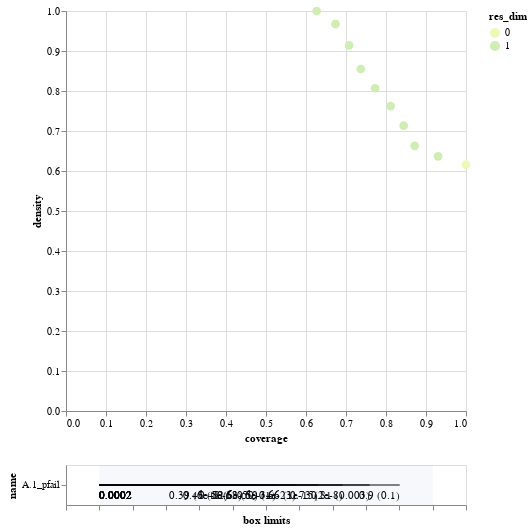

This figure's notebook cell:
### Code cell
# Please run this for an interactive plot
box_damage_0.inspect_tradeoff()

### Figure 1 — Vega-Lite specification as saved in the notebook (floating-point values rounded to 4 significant figures)
{"config": {"view": {"continuousWidth": 400, "continuousHeight": 300}}, "vconcat": [{"data": {"name": "data-ecb5274d321a18c8d2b59a46219b403c"}, "mark": {"type": "circle", "size": 75}, "encoding": {"color": {"type": "ordinal", "field": "res_dim", "scale": {"range": ["#eff9b6", "#d0edb3", "#97d6b9", "#5dc0c0", "#31a5c2", "#1f80b8", "#2354a3", "#21318d"]}}, "opacity": {"condition": {"value": 1, "selection": "selector002"}, "value": 0.4}, "tooltip": [{"type": "ordinal", "field": "id"}, {"type": "quantitative", "field": "coverage", "format": ".2"}, {"type": "quantitative", "field": "density", "format": ".2"}, {"type": "ordinal", "field": "res_dim"}], "x": {"type": "quantitative", "field": "coverage"}, "y": {"type": "quantitative", "field": "density"}}, "height": 400, "selection": {"selector002": {"type": "single", "fields": ["id"]}}, "width": 400}, {"layer": [{"data": {"name": "data-1d8934bea70e165e66708b91245f920c"}, "mark": "rule", "encoding": {"x": {"type": "quantitative", "axis": {"grid": false, "labels": false, "title": "box limits"}, "field": "x_lower", "scale": {"domain": [0, 1], "padding": 0.1}}, "x2": {"field": "x_upper"}, "y": {"type": "nominal", "field": "name", "scale": {"padding": 1.0}}}, "transform": [{"calculate": "(datum.x1-datum.minimum)/(datum.maximum-datum.minimum)", "as": "x_lower"}, {"calculate": "(datum.x2-datum.minimum)/(datum.maximum-datum.minimum)", "as": "x_upper"}, {"filter": {"selection": "selector002"}}], "width": 400}, {"data": {"name": "data-1d8934bea70e165e66708b91245f920c"}, "mark": {"type": "text", "align": "left", "baseline": "top", "dy": 5}, "encoding": {"text": {"type": "ordinal", "field": "text"}, "x": {"type": "quantitative", "axis": {"grid": false, "labels": false, "title": "box limits"}, "field": "x_lower", "scale": {"domain": [0, 1], "padding": 0.1}}, "x2": {"field": "x_upper"}, "y": {"type": "nominal", "field": "name", "scale": {"padding": 1.0}}}, "transform": [{"calculate": "(datum.x1-datum.minimum)/(datum.maximum-datum.minimum)", "as": "x_lower"}, {"calculate": "(datum.x2-datum.minimum)/(datum.maximum-datum.minimum)", "as": "x_upper"}, {"filter": {"selection": "selector002"}}, {"calculate": "datum.qp_lower>0?format(datum.x1, \".2\")+\" (\"+format(datum.qp_lower, \".1~g\")+\")\" :format(datum.x1, \".2\")", "as": "text"}], "width": 400}, {"data": {"name": "data-1d8934bea70e165e66708b91245f920c"}, "mark": {"type": "text", "align": "right", "baseline": "top", "dy": 5}, "encoding": {"text": {"type": "ordinal", "field": "text"}, "x": {"type": "quantitative", "field": "x_upper"}, "x2": {"field": "x_upper"}, "y": {"type": "nominal", "field": "name", "scale": {"padding": 1.0}}}, "transform": [{"calculate": "(datum.x1-datum.minimum)/(datum.maximum-datum.minimum)", "as": "x_lower"}, {"calculate": "(datum.x2-datum.minimum)/(datum.maximum-datum.minimum)", "as": "x_upper"}, {"filter": {"selection": "selector002"}}, {"calculate": "datum.qp_upper>0?format(datum.x2, \".2\")+\" (\"+format(datum.qp_upper, \".1\")+\")\" :format(datum.x2, \".2\")", "as": "text"}], "width": 400}, {"data": {"name": "data-bb8d07f6df3d47a6a475317795287b23"}, "mark": {"type": "rect", "opacity": 0.05}, "encoding": {"x": {"type": "quantitative", "field": "start"}, "x2": {"field": "end"}}}, {"data": {"name": "data-d751713988987e9331980363e24189ce"}, "mark": "point", "encoding": {"x": {"type": "quantitative", "field": "x"}, "y": {"type": "nominal", "field": "name"}}, "transform": [{"filter": {"selection": "selector002"}}], "width": 400}, {"data": {"name": "data-d751713988987e9331980363e24189ce"}, "mark": {"type": "text", "align": "center", "baseline": "top", "dy": 5}, "encoding": {"text": {"type": "nominal", "field": "item"}, "x": {"type": "quantitative", "field": "x"}, "y": {"type": "nominal", "field": "name"}}, "transform": [{"filter": {"selection": "selector002"}}], "width": 400}]}], "$schema": "https://vega.github.io/schema/vega-lite/v4.8.1.json", "datasets": {"data-ecb5274d321a18c8d2b59a46219b403c": [{"coverage": 1.0, "density": 0.616, "id": 0, "mass": 1.0, "mean": 0.616, "res_dim": 0}, {"coverage": 0.9302, "density": 0.6367, "id": 1, "mass": 0.9, "mean": 0.6367, "res_dim": 1}, {"coverage": 0.8718, "density": 0.663, "id": 2, "mass": 0.81, "mean": 0.663, "res_dim": 1}, {"coverage": 0.8442, "density": 0.7133, "id": 3, "mass": 0.729, "mean": 0.7133, "res_dim": 1}, {"coverage": 0.8117, "density": 0.7622, "id": 4, "mass": 0.656, "mean": 0.7622, "res_dim": 1}, {"coverage": 0.7727, "density": 0.8068, "id": 5, "mass": 0.59, "mean": 0.8068, "res_dim": 1}, {"coverage": 0.737, "density": 0.855, "id": 6, "mass": 0.531, "mean": 0.855, "res_dim": 1}, {"coverage": 0.7078, "density": 0.914, "id": 7, "mass": 0.477, "mean": 0.914, "res_dim": 1}, {"coverage": 0.6737, "density": 0.9674, "id": 8, "mass": 0.429, "mean": 0.9674, "res_dim": 1}, {"coverage": 0.6266, "density": 1.0, "id": 9, "mass": 0.386, "mean": 1.0, "res_dim": 1}], "data-1d8934bea70e165e66708b91245f920c": [{"x1": 0.0002001, "x2": 0.9004, "name": "A.1_pfail", "id": 1, "minimum": 0.0002001, "maximum": 0.9991, "qp_lower": -1.0, "qp_upper": 0.1071}, {"x1": 0.0002001, "x2": 0.8099, "name": "A.1_pfail", "id": 2, "minimum": 0.0002001, "maximum": 0.9991, "qp_lower": -1.0, "qp_upper": 0.003147}, {"x1": 0.0002001, "x2": 0.7292, "name": "A.1_pfail", "id": 3, "minimum": 0.0002001, "maximum": 0.9991, "qp_lower": -1.0, "qp_upper": 2.272e-08}, {"x1": 0.0002001, "x2": 0.6562, "name": "A.1_pfail", "id": 4, "minimum": 0.0002001, "maximum": 0.9991, "qp_lower": -1.0, "qp_upper": 1.21e-15}, {"x1": 0.0002001, "x2": 0.5898, "name": "A.1_pfail", "id": 5, "minimum": 0.0002001, "maximum": 0.9991, "qp_lower": -1.0, "qp_upper": 1.137e-23}, {"x1": 0.0002001, "x2": 0.5308, "name": "A.1_pfail", "id": 6, "minimum": 0.0002001, "maximum": 0.9991, "qp_lower": -1.0, "qp_upper": 5.663e-34}, {"x1": 0.0002001, "x2": 0.4769, "name": "A.1_pfail", "id": 7, "minimum": 0.0002001, "maximum": 0.9991, "qp_lower": -1.0, "qp_upper": 6.478e-50}, {"x1": 0.0002001, "x2": 0.4287, "name": "A.1_pfail", "id": 8, "minimum": 0.0002001, "maximum": 0.9991, "qp_lower": -1.0, "qp_upper": 5.029e-68}, {"x1": 0.0002001, "x2": 0.386, "name": "A.1_pfail", "id": 9, "minimum": 0.0002001, "maximum": 0.9991, "qp_lower": -1.0, "qp_upper": 6e-82}], "data-bb8d07f6df3d47a6a475317795287b23": [{"start": 0, "end": 1}], "data-d751713988987e9331980363e24189ce": []}}
